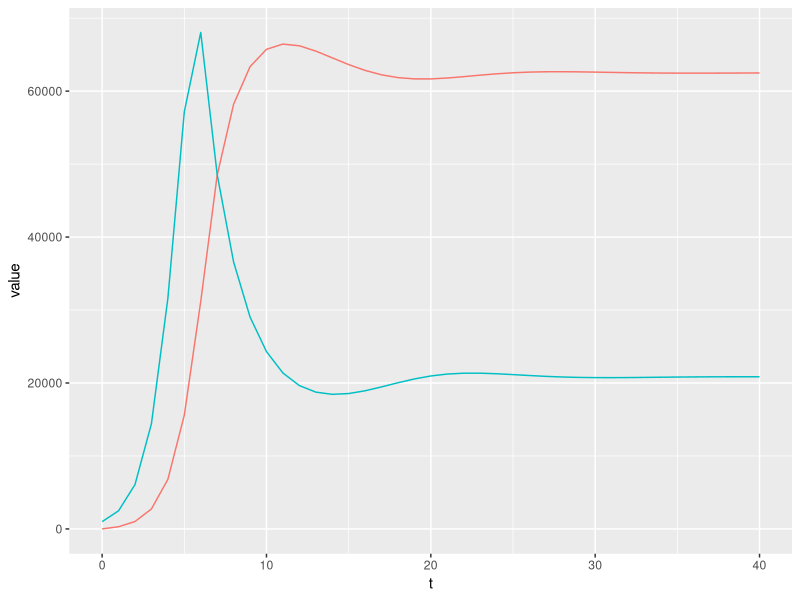
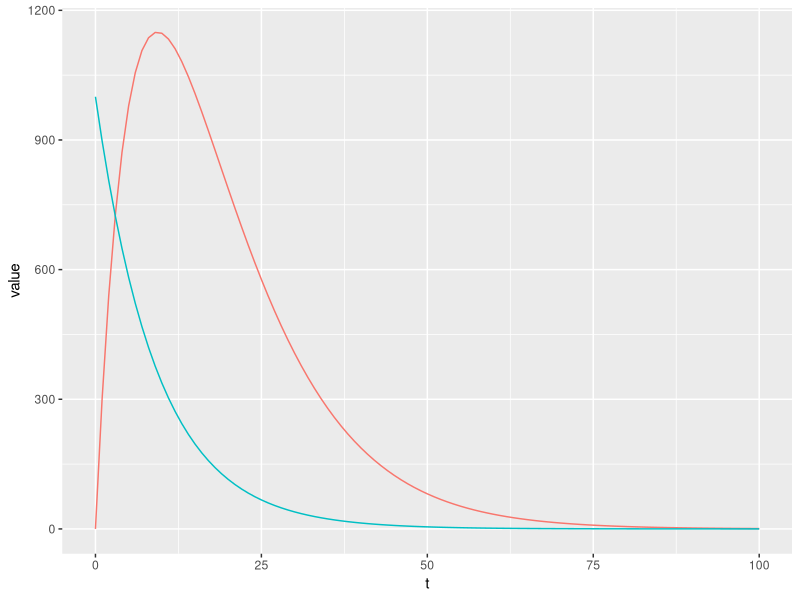

Reproduce these figures in R, in order.
library(tidyverse)

make_movement <- function(a,b,c,N) {
  function(now) {
    st <- now[1]
    it <- now[2]
    nexts <- (1-a)*st + b*st*(1 - (st+it)/N)
    nexti <- (1-c)*it + a*st
    c(nexts,nexti)
  }
}

evolve <- function(move, x0, n) {
  xs <- matrix(ncol = 2, nrow = n + 1)
  xs[1,] <- x0
  for (i in (2:(n+1))) {
    xs[i,] <- move(xs[i-1,])
  }
  xs <- data.frame(xs)
  colnames(xs) <- c('S', 'I')
  xs$t <- 0:n
  round(xs, 2)
}

N <- 100000
a <- 0.3
b <- 1.8
c <- 0.1

evolve(make_movement(a, b, c, N),
       c(1000,0),
       40) %>% 
  gather(key, value, S, I) %>% 
  ggplot(aes(t, value, color=key)) + 
  geom_line() + 
  theme(legend.position = 'none')

b <- 0.2

evolve(make_movement(a, b, c, N),
       c(1000,0),
       100) %>% 
  gather(key, value, S, I) %>% 
  ggplot(aes(t, value, color=key)) + 
  geom_line() + 
  theme(legend.position = 'none')

gamma <- function(a,b,c,N) {
  N*(b-a)/(b*(a+c))
}

b <- 1.8

Sstar <- c*gamma(a, b, c, N)
Istar <- a*gamma(a, b, c, N)

funcmat <- function(a, b, c, N, Sstar, Istar) {
 A11 <- 1-a+b-b*((2*Sstar + Istar)/N)
 A12 <- -b*Sstar/N
 A21 <- 1-c
 A22 <- a
 matrix(c(A11,A21,A12,A22), nrow=2)
}

A1 <- funcmat(a, b, c, N, Sstar, Istar)
A2 <- funcmat(a, b, c, N, 0, 0)
A1
A2
eigen(A1)
eigen(A2)
Mod(eigen(A1)$values)
